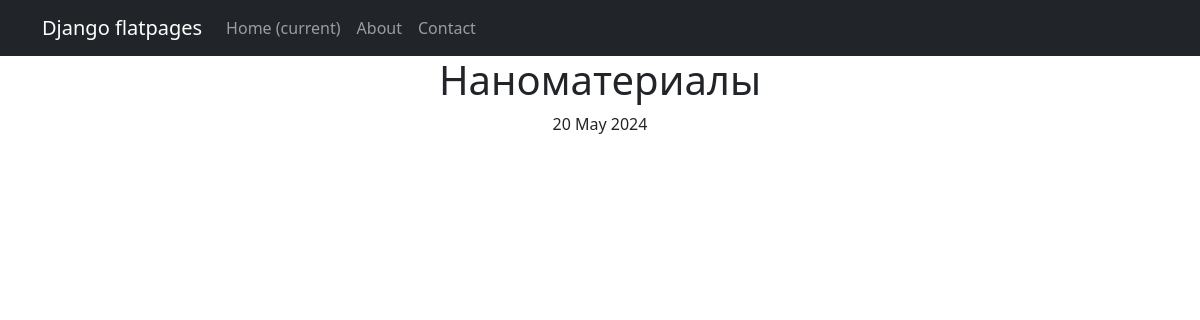
The app's page /news/3, older data.
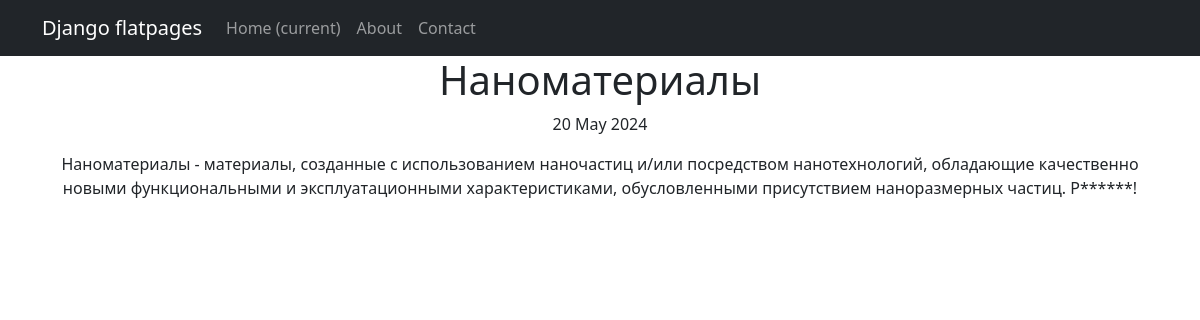
The same page, newer data.
### news_portal/models.py (models this page shows, shortened)
class Post(models.Model):
    article = "AR"
    news = "NW"
    POST_OPTIONS =[
        (article, "Статья"),
        (news, 'Новость')
    ]
    author = models.ForeignKey(Author, on_delete=models.CASCADE)
    post_type = models.CharField(max_length=2,
                                 choices=POST_OPTIONS,
                                 default=article)
    public_date = models.DateTimeField(auto_now_add=True)
    category = models.ManyToManyField(Category, through="PostCategory")
    topic = models.CharField(max_length=255)
    content = models.TextField()
    rating = models.IntegerField(default=0)

### news_portal/views.py (the view)
# urls.py: path('<int:pk>', PostDetail.as_view(), name='post_detail'),
class PostDetail(DetailView):
    model = Post
    template_name = "post.html"
    context_object_name = "post"

### news_portal/templatetags/custom_filters.py (called while the page is built)
@register.filter()
def censor(value):
    if type(value) is str:
        for f_word in FORBIDDEN_WORDS:
            for word in value.split():
                if f_word in word.lower():
                    value = value.replace(word[0] + f_word[1:], word[0] + '*'*(len(f_word)-1))
        return f'{value}'
    else:
        return f'{value} ошибка типа данных.'

### templates/post.html (shortened to what this page needs)
{% extends 'flatpages/default.html' %} {% load custom_filters %}
{% block title %} Post {% endblock title %} {% block content %}
<h1>{{ post.topic }}</h1>
<p>{{ post.public_date|date:'d M Y' }}</p>
<p>{{ post.content|censor }}</p>
{% endblock content %}

Row changes from the older to the newer data that the page shows:
changed Post "Наноматериалы": content|censor (not shown) → "Наноматериалы - материалы, созданные с использованием наночастиц и/или посредством нанотехнологий, обладающие качественно новыми функциональными и эксплуатационными характеристиками, обусловленными присутствием наноразмерных частиц. Р******!"
